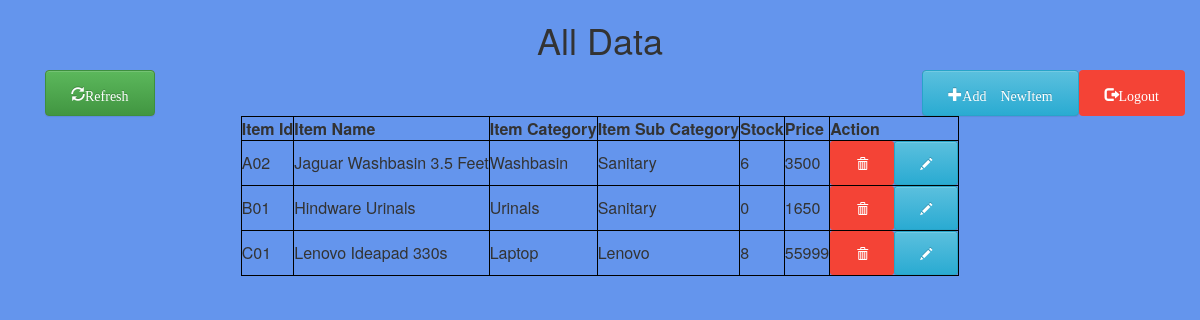
/show (signed in), run on the app's committed database.
### mysite/models.py (models this page shows)
class ShopData(models.Model):
    item_id=models.CharField(max_length=40)
    item_name=models.CharField(max_length=100)
    item_category=models.CharField(max_length=100)
    sub_cat=models.CharField(max_length=100)
    stock=models.IntegerField()
    price=models.IntegerField(null=True)
    class Meta:
        db_table='Data'
    def __str__(self):
        return self.item_name

### mysite/views.py (the view)
# urls.py: path('show',show),
def show(request):
    obj=ShopData.objects.all()
    print(obj)
    return render(request,'show.html',{'key1':obj,'ses':request.session['username']})

### mysite/templates/show.html (shortened to what this page needs)
<html>
    <head>
<link rel="stylesheet" href="https://maxcdn.bootstrapcdn.com/bootstrap/3.3.7/css/bootstrap.min.css">
<link rel="stylesheet" href="https://maxcdn.bootstrapcdn.com/bootstrap/3.3.7/css/bootstrap-theme.min.css">
    </head>
    <body>
        <h1 align="center">All Data</h1>
        <div class="container">
        <a href="/admin_logout" class="btn btn-denger">
           <span class="glyphicon glyphicon-log-out">Logout</span>
        </a>
        <a href="/admin_part" class="btn btn-info">
        <span class="glyphicon glyphicon-plus">Add NewItem</span>
        </a>
        <a href="show" class="btn btn-success">
            <span class="glyphicon glyphicon-refresh">Refresh</span>
        </a>
    </div>
            <table border="1" align="center">
                <thead>
                    <tr>
                        <th>Item Id</th>
                        <th>Item Name</th>
                        <th>Item Category</th>
                        <th>Item Sub Category</th>
                        <th>Stock</th>
                        <th>Price</th>
                        <th>Action</th>
                    </tr>
                </thead>
                <tbody>
                    {% for e in key1 %}
                    <tr>
                        <td>{{ e.item_id }}</td>
                        <td>{{ e.item_name }}</td>
                        <td>{{ e.item_category }}</td>
                        <td>{{ e.sub_cat }}</td>
                        <td>{{ e.stock }}</td>
                        <td>{{ e.price }}</td>
                        <td>
                            <a href="edit/{{e.id}}" class="btn btn-info btn-sm">
                                <span class="glyphicon glyphicon-pencil"></span>
                            </a>
                            <a href="delete_item/{{e.id}}" class="btn btn-denger btn-sm">
                                <span class="glyphicon glyphicon-trash"></span>
                              </a>
                        </td>
                    </tr>
                    {% endfor %}
                </tbody>
            </table>
    </body>
</html>

### mysite/templates/show.html (style rules this page uses)
body { background-color: cornflowerblue; }
table { border: 1px solid black; }
a { text-decoration: none; float: right; }
a:link, a:visited { background-color: #f44336; color: white; padding: 15px 25px; text-align: center; text-decoration: none; display: inline-block; }
.container { float: right; }
a.btn-success { float: left; }

### data on the page
ShopData: item_id "A02", item_name "Jaguar Washbasin 3.5 Feet", item_category "Washbasin", sub_cat "Sanitary", stock "6", price "3500"
ShopData: item_id "B01", item_name "Hindware Urinals", item_category "Urinals", sub_cat "Sanitary", stock "0", price "1650"
ShopData: item_id "C01", item_name "Lenovo Ideapad 330s", item_category "Laptop", sub_cat "Lenovo", stock "8", price "55999"
